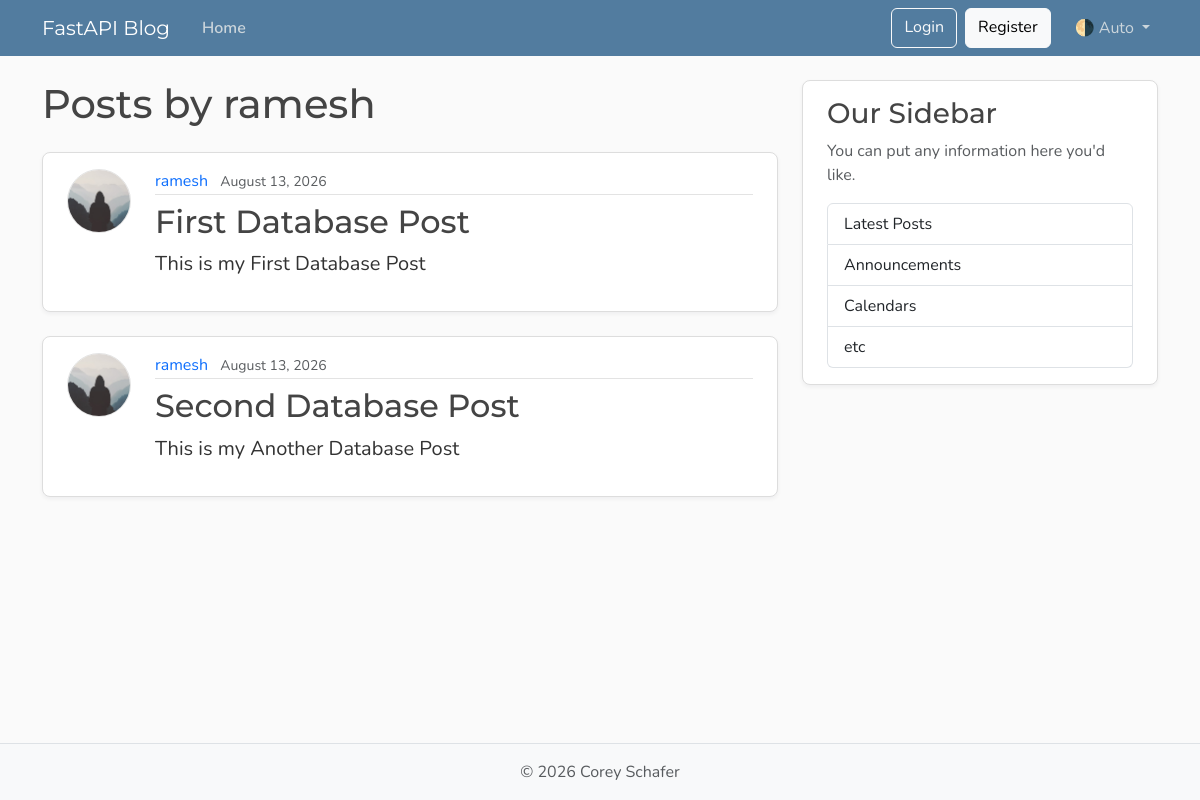
Before: /users/1/posts with the older database file.
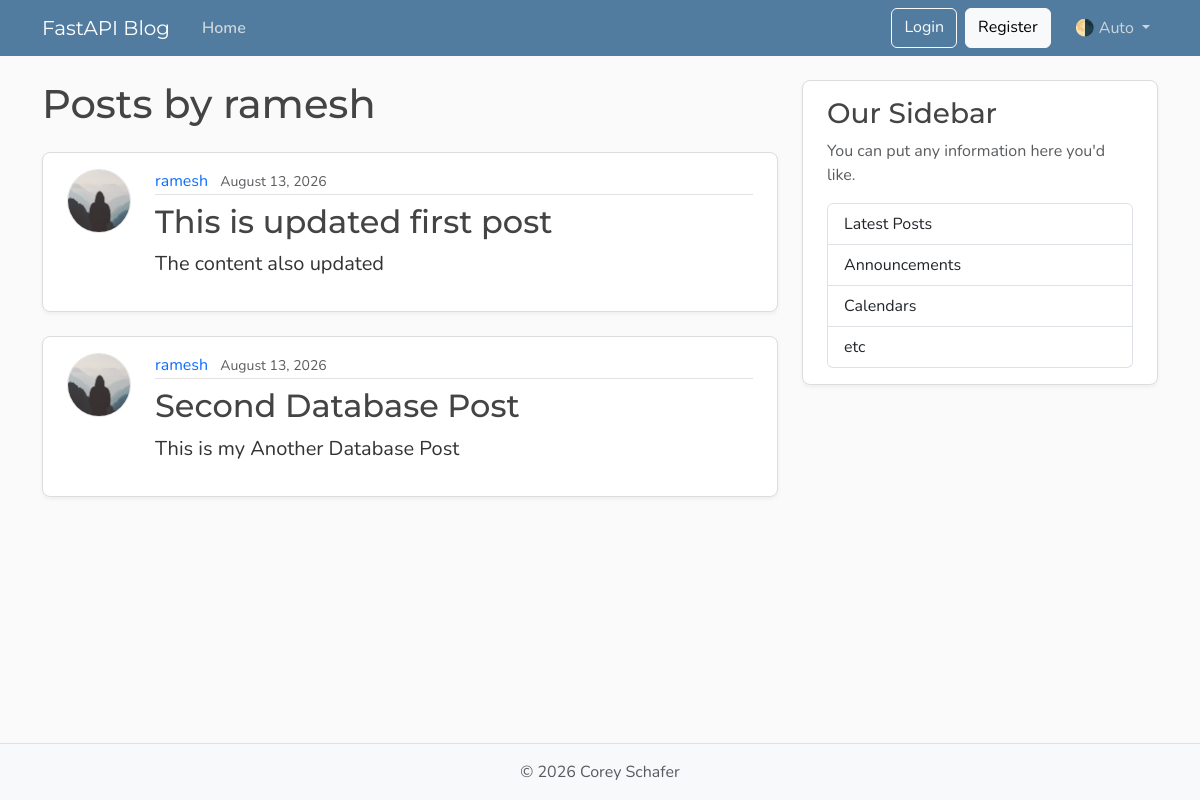
After: the same page with the newer database file.
### models.py (models this page shows, shortened)
class User(Base):
    __tablename__ = "users"
    id: Mapped[int] = mapped_column(Integer, primary_key=True, index=True)
    username: Mapped[str] = mapped_column(String(50), unique=True, nullable=False)
    email: Mapped[str] = mapped_column(String(120), unique=True, nullable=False)
    image_file:  Mapped[Optional[str]] = mapped_column(
        String(200),
        nullable=True,
        default=None,
    )
    posts: Mapped[List[Post]] = relationship(back_populates="author")

class Post(Base):
    __tablename__ = "posts"
    id: Mapped[int] = mapped_column(Integer, primary_key=True, index=True)
    title: Mapped[str] = mapped_column(String(100), nullable=False)
    content: Mapped[str] = mapped_column(Text, nullable=False)
    user_id: Mapped[int] = mapped_column(
        ForeignKey("users.id"),
        nullable=False,
        index=True,
    )
    date_posted: Mapped[datetime] = mapped_column(
        DateTime(timezone=True),
        default=lambda: datetime.now(timezone.utc),
    )
    author: Mapped[User] = relationship(back_populates="posts")

### main.py (the view)
@app.get("/users/{user_id}/posts", include_in_schema=False, name="user_posts")
def user_posts_page(
    request: Request,
    user_id: int,
    db: Annotated[Session, Depends(get_db)],
):
    result = db.execute(select(models.User).where(models.User.id == user_id))
    user = result.scalars().first()
    if not user:
        raise HTTPException(
            status_code=status.HTTP_404_NOT_FOUND,
            detail="User not found",
        )
    result = db.execute(select(models.Post).where(models.Post.user_id == user_id))
    posts = result.scalars().all()
    return templates.TemplateResponse(
        request,
        "user_posts.html",
        {"posts": posts, "user": user, "title": f"{user.username}'s Posts"},
    )

### templates/user_posts.html
{% extends "layout.html" %}
{% block content %}
  <h1 class="mb-4">Posts by {{ user.username }}</h1>
  {% for post in posts %}
    <article class="content-section py-3 px-4 mb-4">
      <div class="d-flex align-items-start gap-4">
        <img class="rounded-circle article-img flex-shrink-0"
             src="{{ post.author.image_path }}"
             alt="{{ post.author.username }}'s profile picture"
             width="64"
             height="64"
             loading="lazy">
        <div class="flex-grow-1">
          <div class="article-metadata mb-2">
            <a class="me-2"
               href="{{ url_for('user_posts', user_id=post.author.id) }}">{{ post.author.username }}</a>
            <small class="text-body-secondary">{{ post.date_posted.strftime("%B %d, %Y") }}</small>
          </div>
          <h2>
            <a class="article-title"
               href="{{ url_for('post_page', post_id=post.id) }}">{{ post.title }}</a>
          </h2>
          <p class="article-content">{{ post.content }}</p>
        </div>
      </div>
    </article>
  {% else %}
    <p class="text-body-secondary">No posts by this user yet.</p>
  {% endfor %}
{% endblock content %}

### templates/layout.html (shortened to what this page needs)
<!DOCTYPE html>
<html lang="en">
  <head>
    <link href="https://cdn.jsdelivr.net/npm/bootstrap@5.3.8/dist/css/bootstrap.min.css"
          rel="stylesheet"
>
     <link rel="stylesheet" type="text/css" href="{{ url_for('static', path='/css/main.css') }}">
  </head>
  <body class="d-flex flex-column min-vh-100">
    <header class="site-header">
      <nav class="navbar navbar-expand-md bg-steel fixed-top"
           data-bs-theme="dark">
        <div class="container">
          <a class="navbar-brand me-4" href="{{ url_for('home')  }}">FastAPI Blog</a>
          <div class="collapse navbar-collapse" id="navbarToggle">
            <div class="navbar-nav me-auto">
              <a class="nav-link active" aria-current="page" href="{{ url_for('home') }}">Home</a>
            </div>
            <div class="navbar-nav">
              <a class="btn btn-outline-light mb-2 mb-md-0 me-md-2" href="#">Login</a>
              <a class="btn btn-light mb-2 mb-md-0 me-md-3" href="#">Register</a>
              <div class="nav-item dropdown">
                <a class="nav-link dropdown-toggle"
                   href="#"
                   role="button"
                   id="bd-theme"
                   data-bs-toggle="dropdown"
                   aria-expanded="false">
                  <span id="bd-theme-text">🌗 Auto</span>
                </a>
              </div>
            </div>
          </div>
        </div>
      </nav>
    </header>
    <main role="main" class="container">
      <div class="row">
        <div class="col-md-8">
          {% block content %}
          {% endblock content %}
        </div>
        <aside class="col-md-4">
          <div class="content-section py-3 px-4 mb-4">
            <h3>Our Sidebar</h3>
            <p class="text-body-secondary">You can put any information here you'd like.</p>
            <ul class="list-group">
              <li class="list-group-item">Latest Posts</li>
              <li class="list-group-item">Announcements</li>
              <li class="list-group-item">Calendars</li>
              <li class="list-group-item">etc</li>
            </ul>
          </div>
        </aside>
      </div>
    </main>
    <footer class="mt-auto py-3 bg-body-tertiary border-top">
      <div class="container text-center">
        <p class="text-body-secondary mb-0">
          © <span id="year"></span> Corey Schafer
        </p>
      </div>
    </footer>
  </body>
</html>

### static/css/main.css (style rules this page uses)
:root { --font-heading: "Montserrat", system-ui, -apple-system, BlinkMacSystemFont, sans-serif; --font-body: "Nunito", system-ui, -apple-system, BlinkMacSystemFont, sans-serif; --color-bg-body: #fafafa; --color-bg-content: #ffffff; --color-text-primary: #333333; --color-text-heading: #444444; --color-steel: #527c9f; --color-nav-link: #cbd5db; --color-nav-link-hover: #ffffff; --color-link-hover: #428bca; --color-border: #dddddd; --color-border-light: #e3e3e3; --spacing-xl: 5rem; --article-img-size: 4rem; --account-img-size: 7.813rem; }
body { font-family: var(--font-body); background: var(--color-bg-body); color: var(--color-text-primary); }
main { padding-top: var(--spacing-xl); }
h1, h2, h3, h4, h5, h6 { font-family: var(--font-heading); color: var(--color-text-heading); }
.navbar-brand { font-family: var(--font-heading); }
a { text-decoration: none; }
.bg-steel { background-color: var(--color-steel); }
.site-header .navbar-nav .nav-link { color: var(--color-nav-link); transition: color 0.2s ease-in-out; }
.site-header .navbar-nav .nav-link.active { font-weight: 600; }
.content-section { background: var(--color-bg-content); border: 1px solid var(--color-border); border-radius: 0.5rem; box-shadow: 0 2px 4px rgba(15, 23, 42, 0.05); transition: box-shadow 0.15s ease, transform 0.15s ease, border-color 0.15s ease; }
.article-title { color: var(--color-text-heading); transition: color 0.2s ease-in-out; }
.article-content { white-space: pre-line; font-size: 1.25rem; }
.article-img { height: var(--article-img-size); width: var(--article-img-size); flex-shrink: 0; object-fit: cover; border: 1px solid var(--color-border-light); box-shadow: 0 0 0 2px var(--color-bg-content); }
.article-metadata { padding-bottom: 0.063rem; border-bottom: 1px solid var(--color-border-light); }
.article-metadata a { transition: color 0.2s ease-in-out; }
[data-bs-theme="dark"] { --color-bg-body: #1a1a1a; --color-bg-content: #2d2d2d; --color-text-primary: #e0e0e0; --color-text-heading: #f0f0f0; --color-border: #404040; --color-border-light: #4a4a4a; }

Changed rows visible on the page:
changed Post: title "First Database Post" → "This is updated first post"; content "This is my First Database Post" → "The content also updated"
